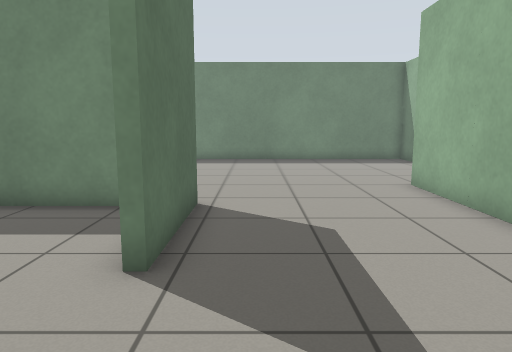
View 1 (above)

16 first-person views from a walk through a Gazebo world. The camera is 0.91 m above the floor, tilts 8° down and sees 70° across. The floor is counted in squares, 0.5 m on a side. Each view is taken from the middle of a square. On the plan, view 1 faces up. The plan holds only what a view shows up to about 18 squares ahead; the rest is blank.

View 2
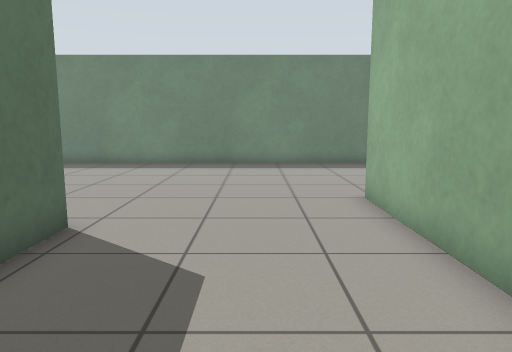

View 3
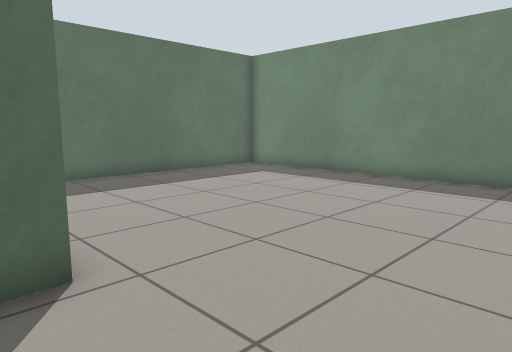

View 4
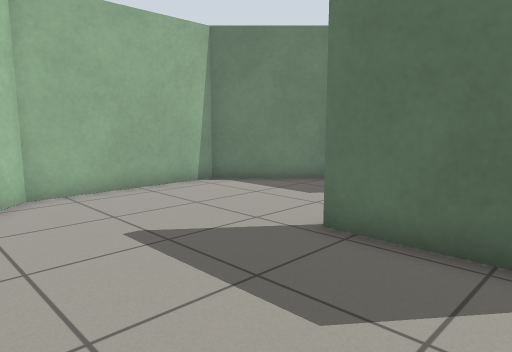

View 5
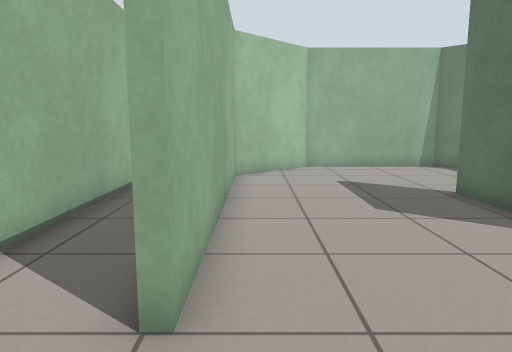

View 6
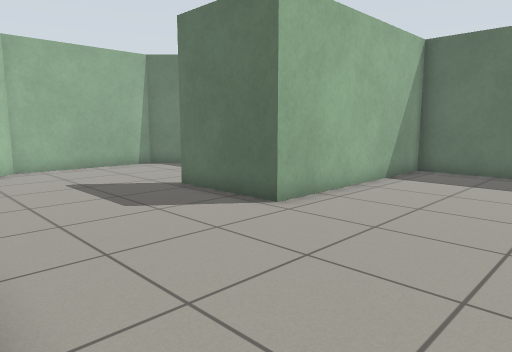

View 7
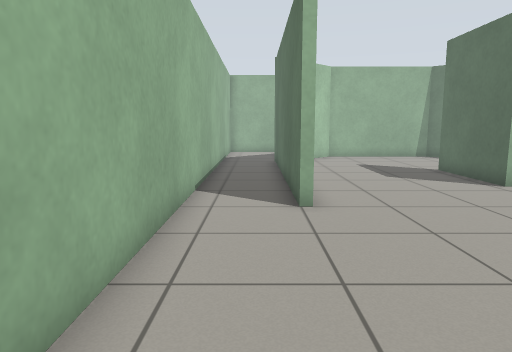

View 8
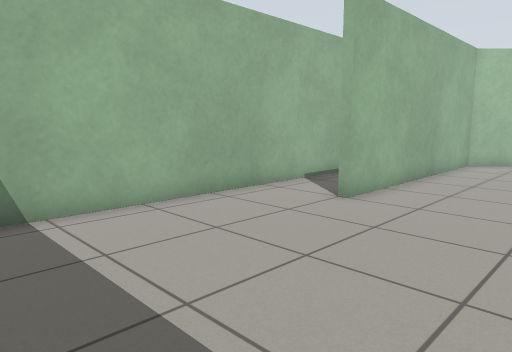

View 9
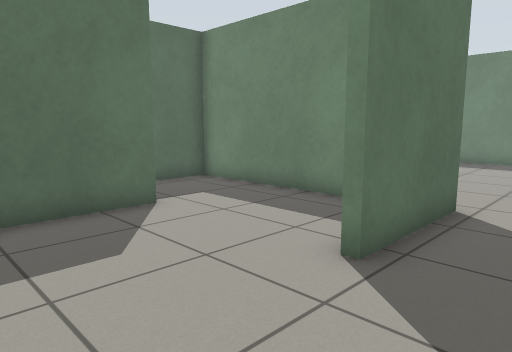

View 10
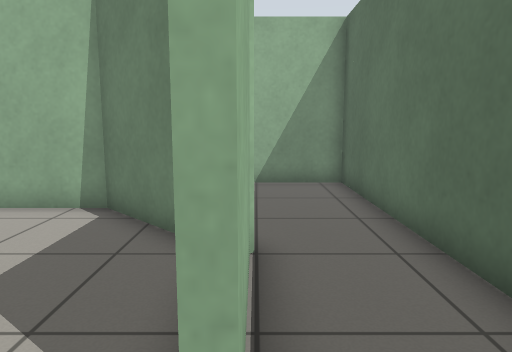

View 11
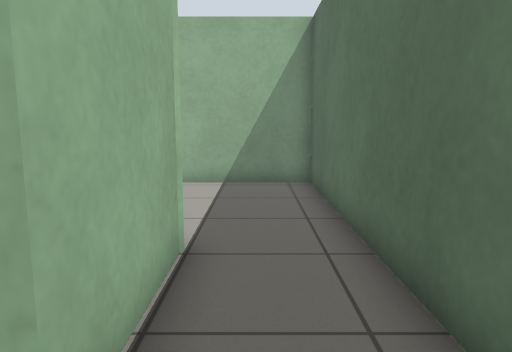

View 12
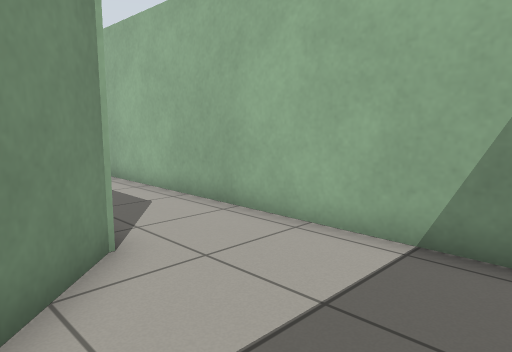

View 13
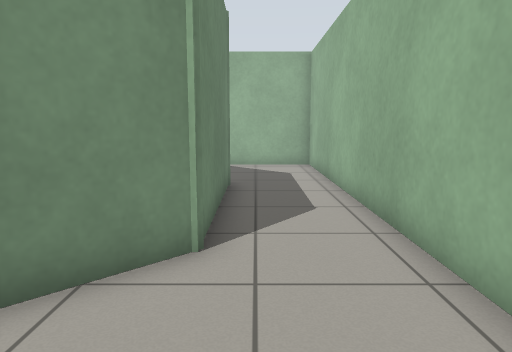

View 14
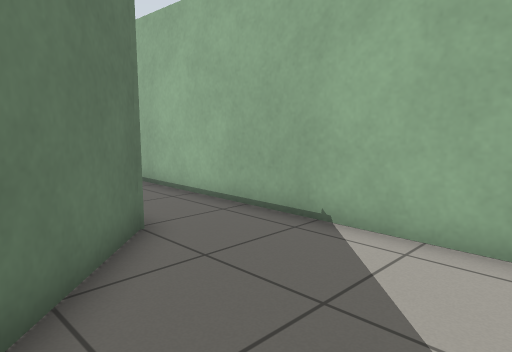

View 15
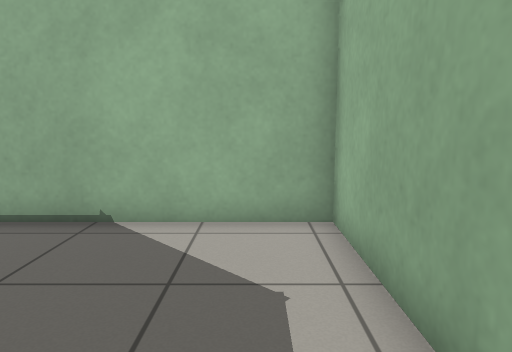

View 16
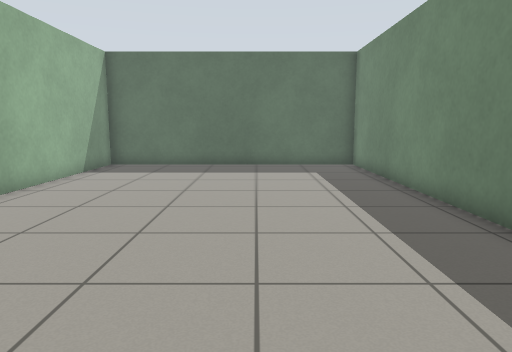

### Floor plan
Points are (right, up) in squares from view 1. A wall is a line through its corners. A room is listed if a view was taken in it or the views show most of it. See-through windows are left out.
Room 1 (views 1, 2, 3, 4, 5, 6, 7, 8, 9, 16)
walls: (-3, 8) (-6.5, 8); (-6.6, 4.3) (-6.6, 1) (-3.7, -1.9) (1.8, -1.9) (4.7, 1) (4.7, 11) (5, 11); (7.7, 12.4) (7.7, 18.4); (7.4, 19.5) (-9.7, 19.5) (-9.7, 8.4) (-1.4, 8.4) (-1.4, 4.3) (-1.8, 4.3)
ways out: opening at (-7, 6) to room 2; opening at (6.5, 11.5) to room 2
Room 2 (views 10, 11, 12, 13, 14, 15)
walls: (1.9, -2.2) (-3.9, -2.2) (-5.6, -0.4); (-6.9, 1) (-6.9, 4.3) (-6.6, 4.3); (-9.7, 3.7) (-9.7, -5.5) (7.7, -5.5) (7.7, 12.4); (-6.5, 8) (-9.7, 8) (-9.7, 6); (5, 11) (5, 0.9) (2.5, -1.7)
ways out: opening at (-7, 6) to room 1; opening at (6.5, 11.5) to room 1

Where each view was taken, in squares from view 1:
view 1: 0 up, 0 right, facing up
view 2: 2 up, 2 right, facing up
view 3: 7 up, 3 right, facing up-left
view 4: 8 up, 4 right, facing down-left
view 5: 14 up, 4 right, facing down
view 6: 14 up, 5 right, facing down-left
view 7: 19 up, 6 right, facing down
view 8: 19 up, 0 right, facing down-right
view 9: 0 up, 1 right, facing up-left
view 10: 6 up, 7 left, facing down
view 11: 6 up, 8 left, facing down
view 12: 0 up, 9 left, facing down-right
view 13: 3 down, 9 left, facing right
view 14: 5 down, 2 right, facing up-right
view 15: 4 down, 1 right, facing right
view 16: 15 up, 7 right, facing left
